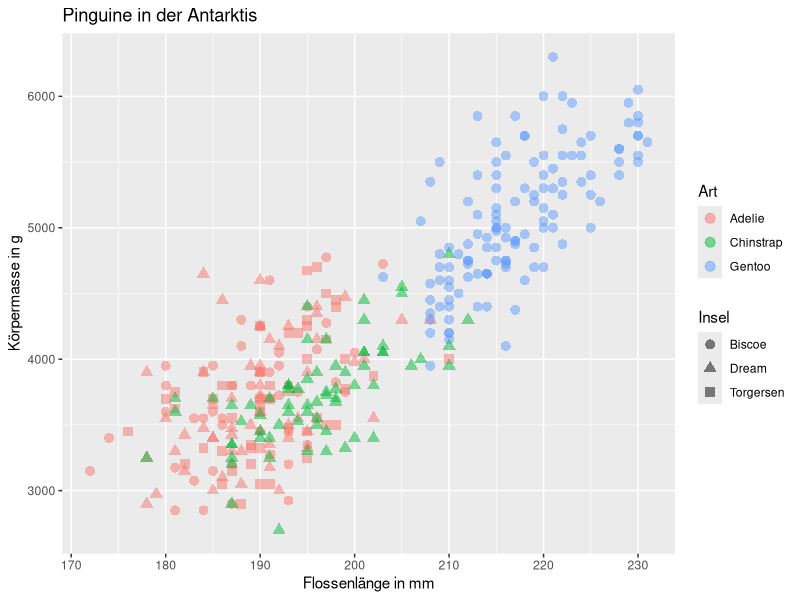
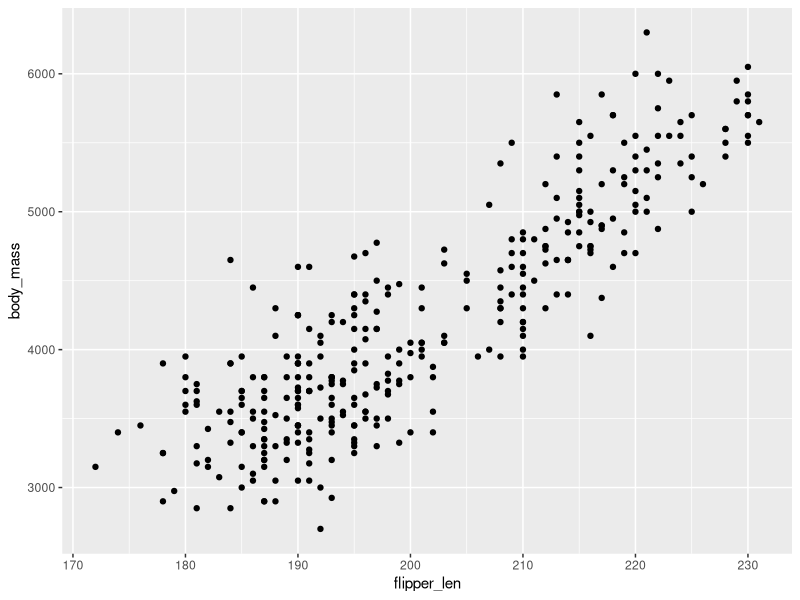

Write the R code that produced these figures, in order.
## ---- chunk 1
#| label: setup
#| include: false
library(tidyverse)
d_pinguine <- penguins
## ---- chunk 2

## ---- chunk 3
ggplot(data = d_pinguine) +
  geom_point(
    mapping = aes(x = flipper_len, y = body_mass, color = species, shape = island),
    size = 3,
    alpha = 0.5
  ) +
  labs(
    x = "Flossenlänge in mm",
    y = "Körpermasse in g",
    color = "Art",
    shape = "Insel",
    title = "Pinguine in der Antarktis"
  )
## ---- chunk 4
d_pinguine_vollstaendig <- drop_na(d_pinguine, flipper_len, body_mass)
ggplot(data = d_pinguine_vollstaendig) +
  geom_point(mapping = aes(x = flipper_len, y = body_mass))
